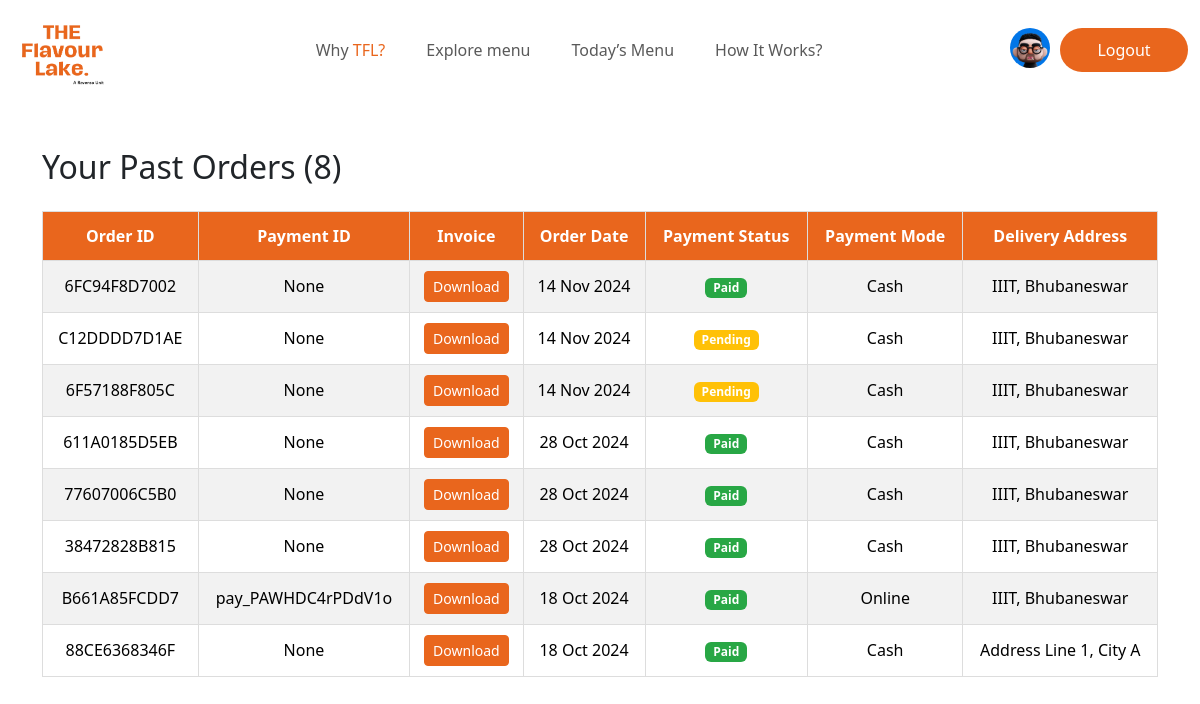
The app's page /past_orders/ (signed in) with its own data.
### home/models.py (models this page shows, shortened)
class Order(models.Model):
    order_id = models.CharField(max_length=12, unique=True, blank=True, null=True)
    payment_id = models.CharField(max_length=100, unique=True, blank=True, null=True)
    pdf_invoice = models.FileField(upload_to='invoices/', blank=True, null=True)
    created_at = models.DateTimeField(auto_now_add=True, blank=True, null=True)
    customer_email = models.EmailField(blank=True, null=True)
    payment_status = models.CharField(max_length=10, choices=[('pending', 'Pending'), ('paid', 'Paid')], default='pending')
    payment_mode = models.CharField(max_length=10, choices=[('online', 'Online'), ('cash', 'Cash')], default='online')
    delivery_address = models.ForeignKey(DeliveryAddress, on_delete=models.SET_NULL, null=True, blank=True)
    delivery_otp = models.IntegerField(default=0, null=True, blank=True)
    delivery_status = models.CharField(max_length=10, choices=[('pending', 'Pending'), ('delivered', 'Delivered')], default='pending')
    expiration_time = models.DateTimeField(null=True, blank=True)  # New expiration field

class DeliveryAddress(models.Model):
    ADDRESS_CHOICES = [
        ('IIIT', 'IIIT'),
        ('STPI', 'STPI'),
        ('KIIT', 'KIIT'),
    ]
    CITY_CHOICES = [
        ('Bhubaneswar', 'Bhubaneswar'),
    ]
    user = models.ForeignKey(User, on_delete=models.CASCADE, related_name='delivery_addresses')
    address_line1 = models.CharField(max_length=255, choices=ADDRESS_CHOICES, default='IIIT')
    city = models.CharField(max_length=100, choices=CITY_CHOICES, default='Bhubaneswar')
    phone_number = models.CharField(max_length=10, default='XXXXXXXXXX')
    is_primary = models.BooleanField(default=False)
    created_at = models.DateTimeField(auto_now_add=True)
    updated_at = models.DateTimeField(auto_now=True)
    def __str__(self):
        return f"{self.address_line1}, {self.city}"

### home/views.py (the view)
# urls.py: path('past_orders/', views.past_orders, name='past_orders'),
@login_required
def past_orders(request):
    past_orders = Order.objects.filter(customer_email=request.user.email).order_by('-created_at')
    context = {
        'past_orders': past_orders,
    }
    return render(request, 'apps/home/past_orders.html',context)

### templates/apps/home/past_orders.html (shortened to what this page needs)
{% extends "account/base_entrance.html" %}
{% load i18n %}
{% load static %}
{% load allauth account %}
{% block content %}
    <div class="container mt-5">
        <h2 class="mb-4">Your Past Orders ({{ past_orders.count }})</h2>
        {% if past_orders %}
        <div class="table-responsive">
            <table class="table table-striped table-bordered orders-table">
                <thead class="thead-dark" style="background-color: #E9661C; color: white;">
                    <tr>
                        <th>Order ID</th>
                        <th class="d-none d-md-table-cell">Payment ID</th>
                        <th class="">Invoice</th>
                        <th class="">Order Date</th>
                        <th class="d-none d-md-table-cell">Payment Status</th>
                        <th class="d-none d-md-table-cell">Payment Mode</th>
                        <th class="d-none d-md-table-cell">Delivery Address</th>
                    </tr>
                </thead>
                <tbody>
                    {% for order in past_orders %}
                    <tr class="mb-3">
                        <td data-label="Order ID">{{ order.order_id }}</td>
                        <td class="d-none d-md-table-cell" data-label="Payment ID">{{ order.payment_id }}</td>
                        <td class="" data-label="Invoice">
                            {% if order.pdf_invoice %}
                                <a href="{{ order.pdf_invoice.url }}" class="btn btn-sm btn-primary" target="_blank">Download</a>
                            {% else %}
                                No Invoice
                            {% endif %}
                        </td>
                        <td class="" data-label="Order Date">{{ order.created_at|date:"d M Y" }}</td>
                        <td class="d-none d-md-table-cell" data-label="Payment Status">
                            <span class="badge {% if order.payment_status == 'paid' %}badge-success{% else %}badge-warning{% endif %}">
                                {{ order.payment_status|title }}
                            </span>
                        </td>
                        <td class="d-none d-md-table-cell" data-label="Payment Mode">{{ order.payment_mode|title }}</td>
                        <td class="d-none d-md-table-cell" data-label="Delivery Address">
                            {% if order.delivery_address %}
                                {{ order.delivery_address|truncatechars:30 }}
                            {% else %}
                                No Address Provided
                            {% endif %}
                        </td>
                    </tr>
                    {% endfor %}
                </tbody>
            </table>
        </div>
        {% else %}
        <p class="text-center">You have no past orders.</p>
        {% endif %}
    </div>
{% endblock content %}

### templates/apps/home/past_orders.html (style rules this page uses)
.orders-table { border: 1px solid #ddd; font-size: 16px; }
.orders-table th { background-color: #E9661D; color: white; text-align: center; padding: 12px; }
.orders-table td { padding: 10px; vertical-align: middle; text-align: center; }
.orders-table .btn-primary { background-color: #E9661D; border-color: #E9661D; }
.orders-table .badge-success { background-color: #28a745; }
.orders-table .badge-warning { background-color: #ffc107; }

### records on screen
Order: order_id "6FC94F8D7002", payment_id "None", created_at "14 Nov 2024", payment_status "Paid", payment_mode "Cash", delivery_address "IIIT, Bhubaneswar"
Order: order_id "C12DDDD7D1AE", payment_id "None", created_at "14 Nov 2024", payment_status "Pending", payment_mode "Cash", delivery_address "IIIT, Bhubaneswar"
Order: order_id "6F57188F805C", payment_id "None", created_at "14 Nov 2024", payment_status "Pending", payment_mode "Cash", delivery_address "IIIT, Bhubaneswar"
Order: order_id "611A0185D5EB", payment_id "None", created_at "28 Oct 2024", payment_status "Paid", payment_mode "Cash", delivery_address "IIIT, Bhubaneswar"
Order: order_id "77607006C5B0", payment_id "None", created_at "28 Oct 2024", payment_status "Paid", payment_mode "Cash", delivery_address "IIIT, Bhubaneswar"
Order: order_id "38472828B815", payment_id "None", created_at "28 Oct 2024", payment_status "Paid", payment_mode "Cash", delivery_address "IIIT, Bhubaneswar"
Order: order_id "B661A85FCDD7", payment_id "pay_PAWHDC4rPDdV1o", created_at "18 Oct 2024", payment_status "Paid", payment_mode "Online", delivery_address "IIIT, Bhubaneswar"
Order: order_id "88CE6368346F", payment_id "None", created_at "18 Oct 2024", payment_status "Paid", payment_mode "Cash", delivery_address "Address Line 1, City A"

### other values on screen
{{ past_orders.count }} "8"
